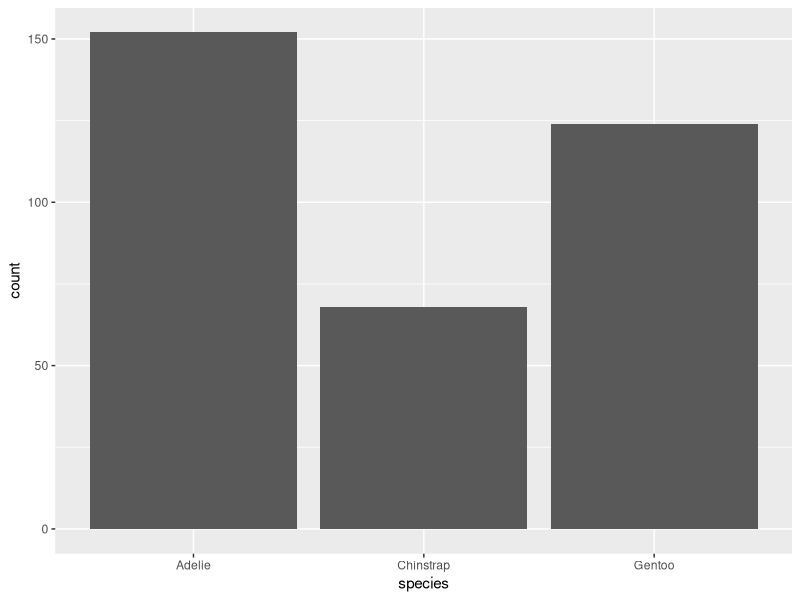
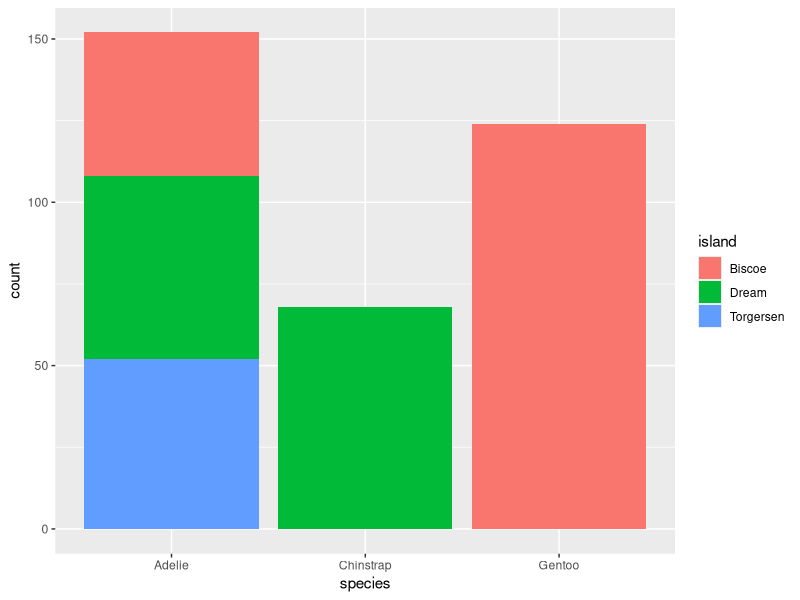
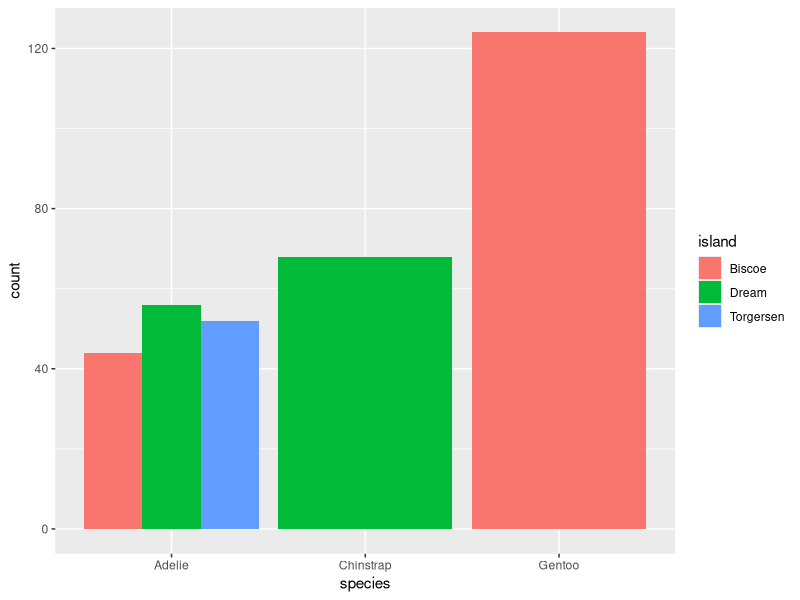
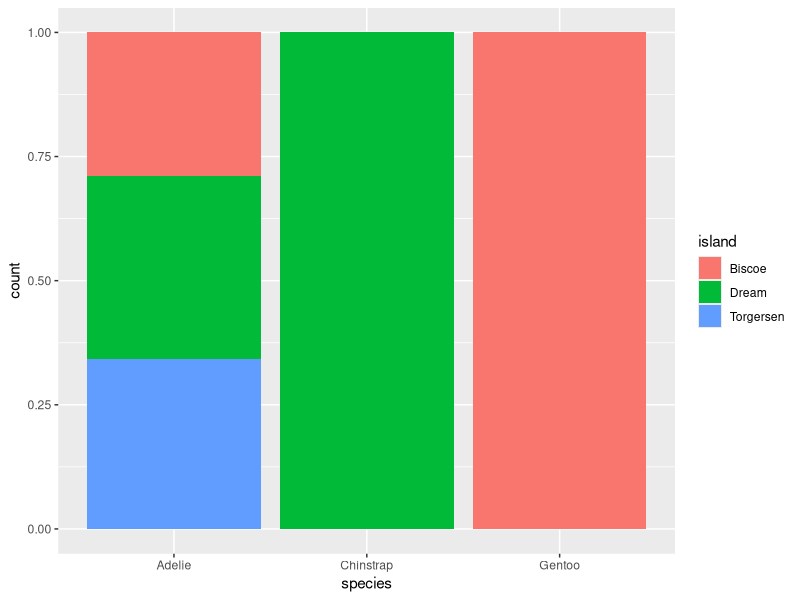
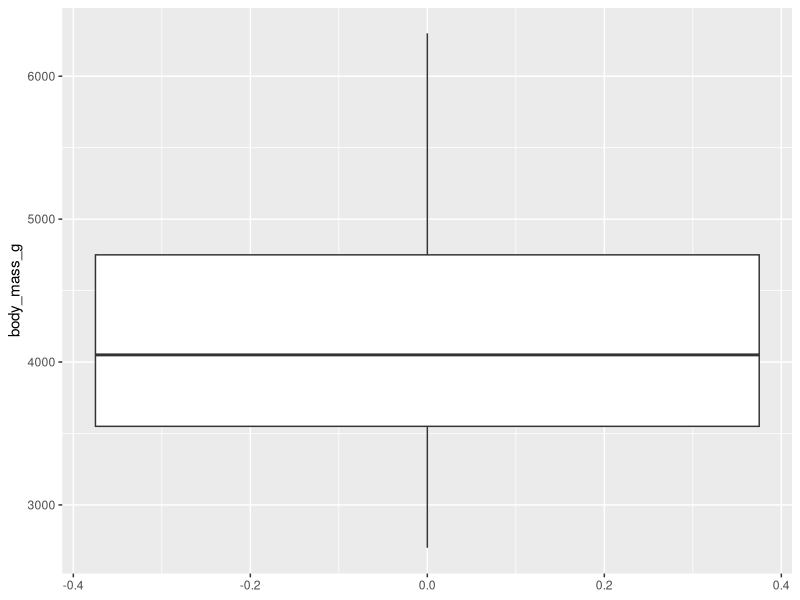
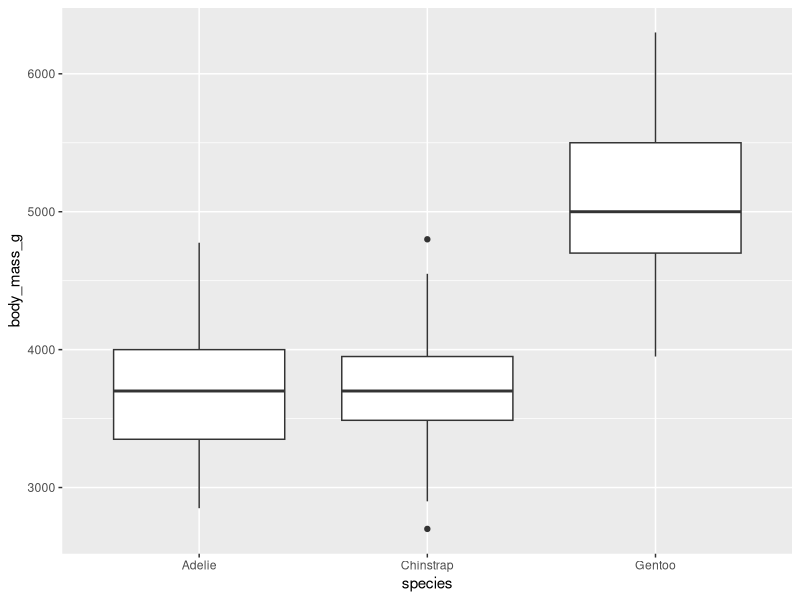
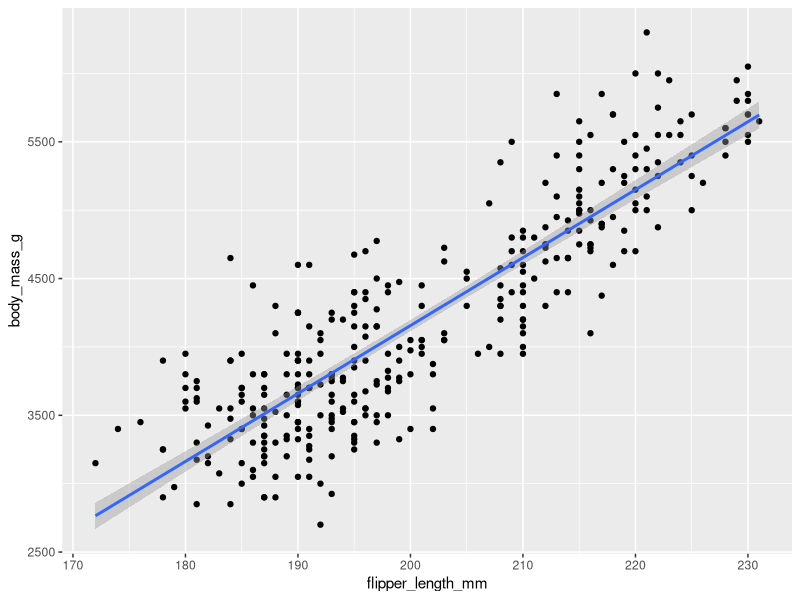
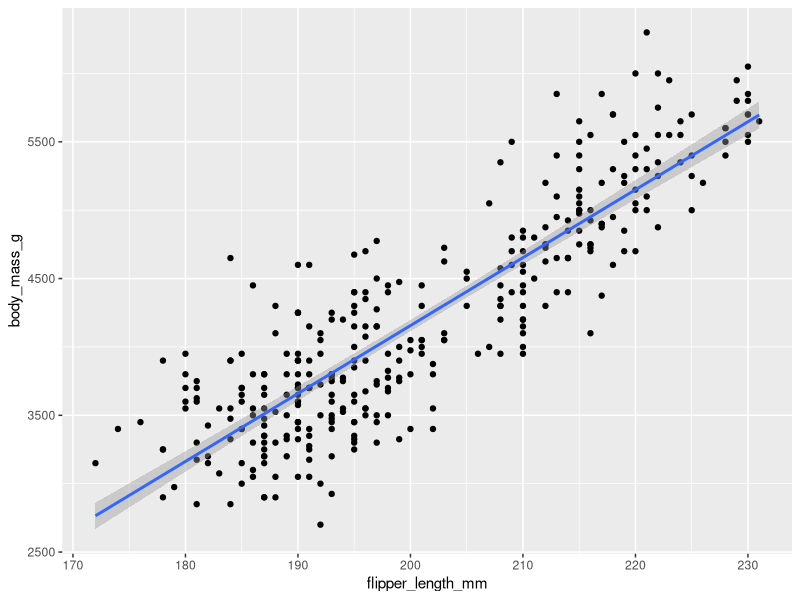

These charts were generated, in order, by the following R code:
# title: "Introduction into data visualisation with R & ggplot2"
# author: "Felix - CorrelAid Austria"
# date: 2023-04-24



# first time using the packages, you need to install them
#install.packages("tidyverse")
#install.packages("palmerpenguins")

# load packages
library(tidyverse) # loads also ggplot2
library(palmerpenguins) # our data for today


# explore data
glimpse(penguins)
head(penguins, n=3)


# Syntax of ggplot2

## bar plot - one variable

ggplot(data = penguins) +
  geom_bar(mapping = aes(x = species))

## bar plot - multiple variables

ggplot(data = penguins) +
  geom_bar(mapping = aes(x = species, fill = island))


ggplot(data = penguins) +
  geom_bar(mapping = aes(x = species, fill = island),
           position = "dodge")

ggplot(data = penguins) +
  geom_bar(mapping = aes(x = species, fill = island),
           position = "fill")

## plot distributions

ggplot(data = penguins) +
  geom_boxplot(mapping = aes(y = body_mass_g))

ggplot(data = penguins) +
  geom_boxplot(mapping = aes(y = body_mass_g, x = species))

## plot multiple numeric variables

ggplot(data = penguins) +
  geom_point(mapping = aes(y = body_mass_g, x = flipper_length_mm)) +
  stat_smooth(mapping = aes(y = body_mass_g, x = flipper_length_mm), method = "lm",geom = "smooth")

ggplot(data = penguins, mapping = aes(y = body_mass_g, x = flipper_length_mm)) +
  geom_point() +
  stat_smooth(method = "lm",geom = "smooth")

ggplot(data = penguins, mapping = aes(y = body_mass_g, x = flipper_length_mm, colour = species)) +
  geom_point() +
  stat_smooth(method = "lm",geom = "smooth")

## adding labels

ggplot(data = penguins, mapping = aes(y = body_mass_g, x = flipper_length_mm, colour = species)) +
  geom_point() +
  stat_smooth(method = "lm",geom = "smooth") +
  labs(title = "Do heavier penguins have longer flippers?",
       x = "lenght of flipper in mm",
       y = "weight in g",
       colour = "penguin species",
       caption  = "Data from palmerpenguins package")

## now it is your turn

### Use the R script from github <https://github.com/CorrelAid/austriaWorkshops/blob/main/materials/2023-04-25_ggplot2_basics>
### Adapt the code and plot the relationship between penguins' bill length and bill depth

